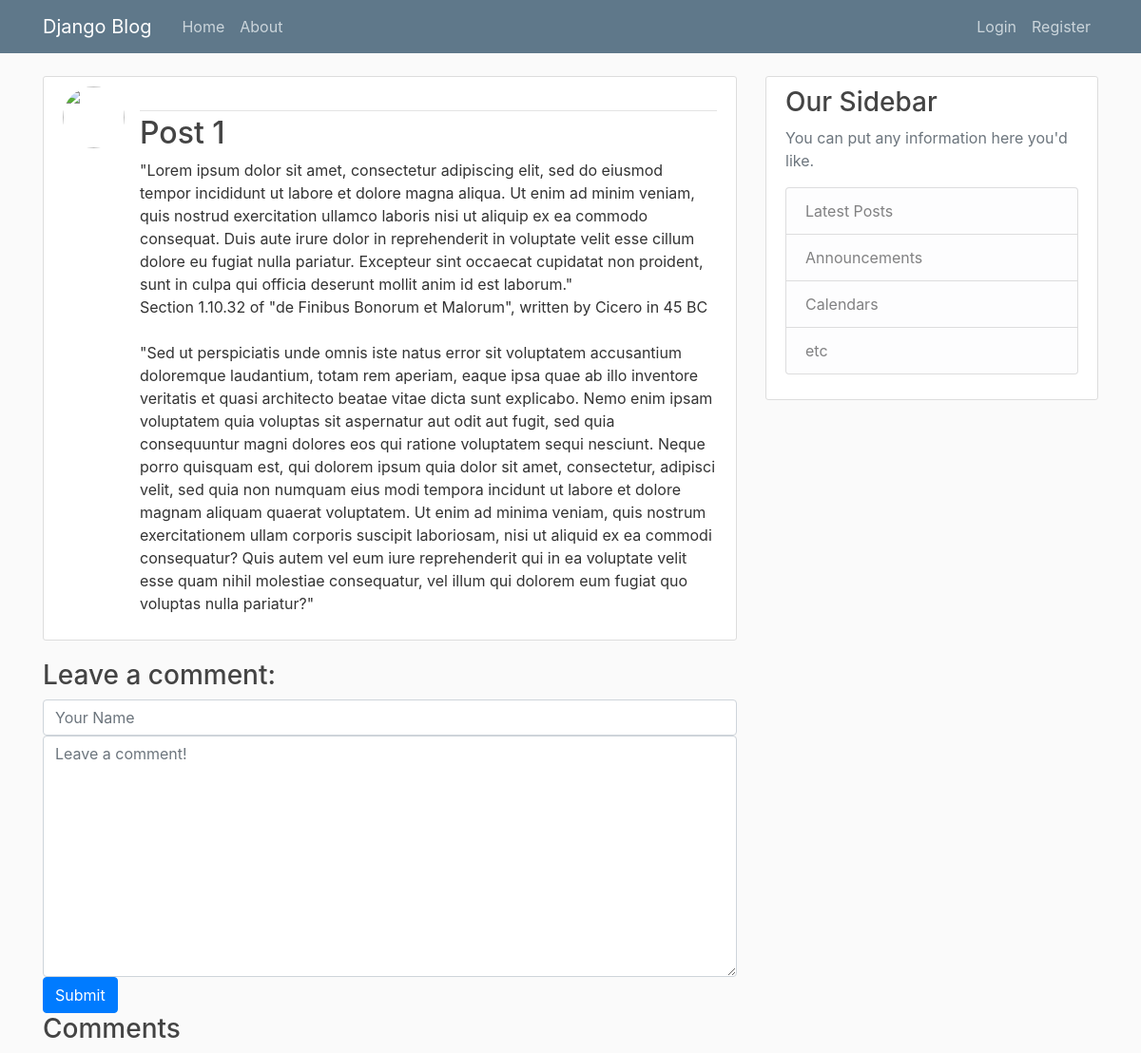
The app's page /post/1/ with its own data.
### blog/models.py (models this page shows, shortened)
class Post(models.Model):
    title = models.CharField(max_length=100)
    content = models.TextField()
    date_posted = models.DateTimeField(default=timezone.now)
    author = models.ForeignKey(User, on_delete=models.CASCADE)

### blog/views.py (the view, shortened to what this page needs)
# urls.py: path('post/<int:pk>/', views.post_detail, name='post-detail'),
def post_detail(request, pk):
    post = Post.objects.get(pk=pk)
    form = CommentForm()
    comments = Comment.objects.filter(post=post)
    context = {
            "post": post,
            "comments": comments,
            "form": CommentForm(),
            }
    return render(request, "blog/post_detail.html", context)

### blog/forms.py
class CommentForm(forms.Form):
    author = forms.CharField(
            max_length=60,
            widget=forms.TextInput(
                attrs={"class": "form-control", "placeholder": "Your Name"}
            ),
    )
    body = forms.CharField(
            widget=forms.Textarea(
                attrs={"class": "form-control", "placeholder": "Leave a comment!"}
            )
    )

### blog/templates/blog/post_detail.html (shortened to what this page needs)
{% extends "blog/base.html" %}
{% block content %}
        <article class="media content-section">
          <img class="rounded-circle article-img" src="{{ object.author.profile.image.url }}">
          <div class="media-body">
            <div class="article-metadata">
            </div>
            <h2 class="article-title">{{ post.title }}</h2>
            <p class="article-content">{{ post.content }}</p>
          </div>
        </article>
	<h3>Leave a comment:</h3>
    	<form method="post">
            <div>
                    {{ form.author }}
            </div>
            <div>
                    {{ form.body }}
            </div>
            <button type="submit" class="btn btn-primary">Submit</button>
    	</form>
	<h3>Comments</h3>
{% endblock content %}

### blog/static/blog/main.css (style rules this page uses)
body { background: #fafafa; color: #333333; margin-top: 5rem; }
h1, h2, h3, h4, h5, h6 { color: #444444; }
.content-section { background: #ffffff; padding: 10px 20px; border: 1px solid #dddddd; border-radius: 3px; margin-bottom: 20px; }
.article-title { color: #444444; }
.article-content { white-space: pre-line; }
.article-img { height: 65px; width: 65px; margin-right: 16px; }
.article-metadata { padding-bottom: 1px; margin-bottom: 4px; border-bottom: 1px solid #e3e3e3 }

### records on screen
Post: title "Post 1", content "\"Lorem ipsum dolor sit amet, consectetur adipiscing elit, sed do eiusmod tempor incididunt ut labore et dolore magna aliqua. Ut enim ad minim veniam, quis nostrud exercitation ullamco laboris nisi ut aliquip ex ea commodo consequat. Duis aute irure dolor in reprehenderit in voluptate velit esse cillum dolore eu fugiat nulla pariatur. Excepteur sint occaecat cupidatat non proident, sunt in culpa qui officia deserunt mollit anim id est laborum.\" Section 1.10.32 of \"de Finibus Bonorum et Malorum\", written by Cicero in 45 BC \"Sed ut perspiciatis unde omnis iste natus error sit voluptatem accusantium doloremque laudantium, totam rem aperiam, eaque ipsa quae ab illo inventore veritatis et quasi…"
